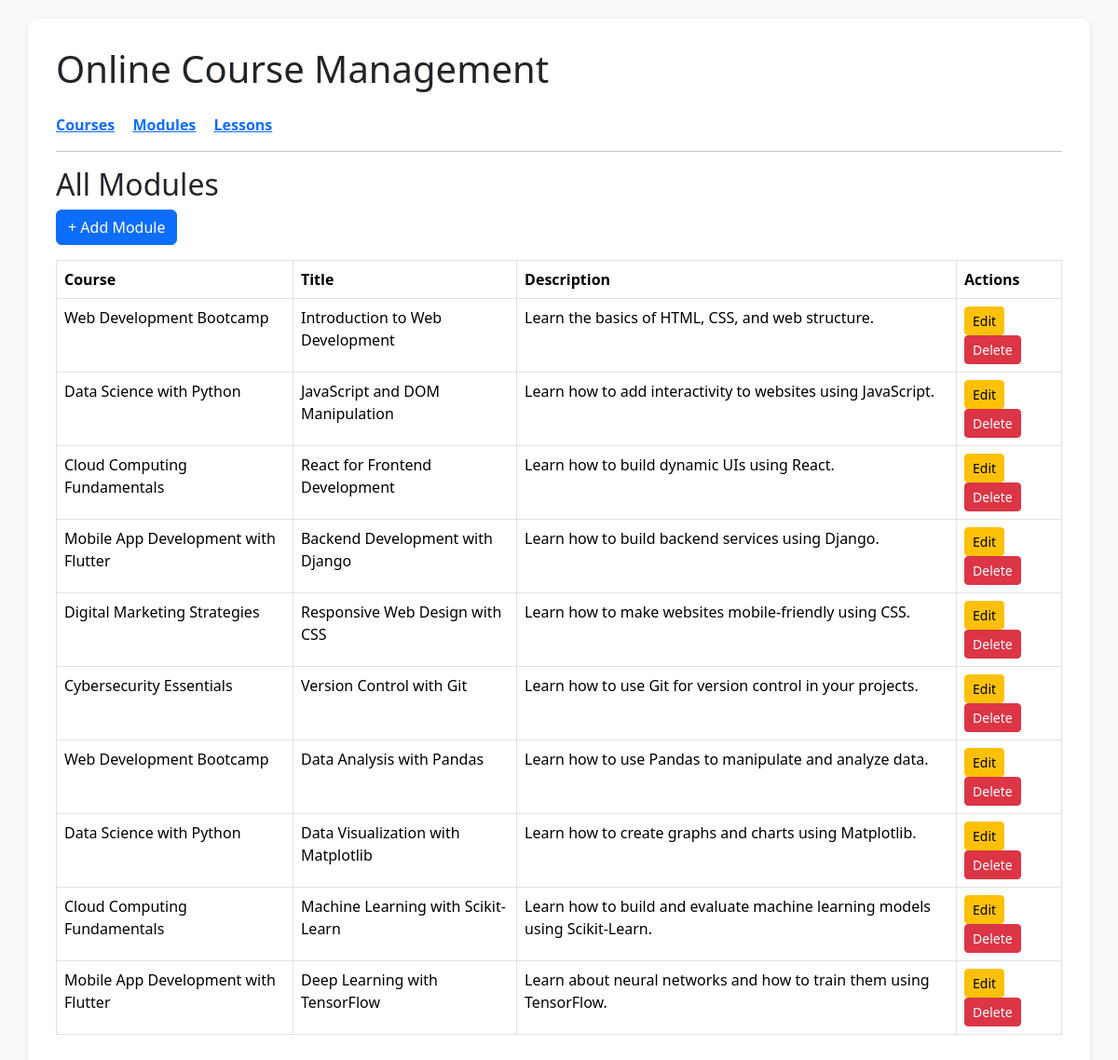
The app's page /modules/ with its own data.
### core/models.py (models this page shows, shortened)
class Course(models.Model):
    id = models.UUIDField(primary_key=True, default=uuid.uuid4, editable=False)
    name = models.CharField(max_length=200)
    description = models.TextField()
    duration = models.CharField(max_length=100)
    created_at = models.DateTimeField(auto_now_add=True)

class Module(models.Model):
    id = models.UUIDField(primary_key=True, default=uuid.uuid4, editable=False)
    course = models.ForeignKey(Course, on_delete=models.CASCADE , related_name='modules')
    title = models.CharField(max_length=200)
    description = models.TextField()
    sequence_order = models.PositiveBigIntegerField()

### core/views.py (the view)
# urls.py: path('modules/', ModuleListView.as_view(), name='module-list'),
class ModuleListView(ListView):
    model = Module
    template_name = 'core/module_list.html'
    context_object_name = 'modules'
    def get_context_data(self, **kwargs):
        context = super().get_context_data(**kwargs)
        page = self.request.GET.get('page', 1)
        per_page = 10
        module_data = ModuleService.get_all(page, per_page)
        context['modules'] = module_data['data']  # This will now include course_name due to the serializer
        return context

### core/services.py (called while the page is built)
    @staticmethod
    def get_all(page=1, per_page=10):
        queryset = Module.objects.select_related('course').all()
        paginator = Paginator(queryset, per_page)
        paginated_qs = paginator.get_page(page)
        return {
            'data': ModuleSerializer(paginated_qs, many=True).data,
            'total_pages': paginator.num_pages,
            'current_page': page
        }

### core/templates/core/module_list.html (shortened to what this page needs)
{% extends 'core/base.html' %}
{% block content %}
<h2>All Modules</h2>
<a class="btn btn-primary mb-3" href="{% url 'module-create' %}">+ Add Module</a>
<table class="table table-bordered">
    <thead>
        <tr>
            <th>Course</th>
            <th>Title</th>
            <th>Description</th>
            <th>Actions</th>
        </tr>
    </thead>
    <tbody>
        {% for module in modules %}
        <tr>
            <td>{{ module.course_name }}</td>
            <td>{{ module.title }}</td>
            <td>{{ module.description }}</td>
            <td>
                <a class="btn btn-warning btn-sm" href="{% url 'module-update' module.id %}">Edit</a>
                <a class="btn btn-danger btn-sm" href="{% url 'module-delete' module.id %}">Delete</a>
            </td>
        </tr>
        {% empty %}
        <tr><td colspan="4" class="text-center">No modules found.</td></tr>
        {% endfor %}
    </tbody>
</table>
{% endblock %}

### core/templates/core/base.html (style rules this page uses)
body { padding: 20px; background: #f8f9fa; }

### records on screen
Course: course_name "Web Development Bootcamp" "Web Development Bootcamp"
Module: title "Introduction to Web Development", description "Learn the basics of HTML, CSS, and web structure."
Course: course_name "Data Science with Python" "Data Science with Python"
Module: title "JavaScript and DOM Manipulation", description "Learn how to add interactivity to websites using JavaScript."
Course: course_name "Cloud Computing Fundamentals" "Cloud Computing Fundamentals"
Module: title "React for Frontend Development", description "Learn how to build dynamic UIs using React."
Course: course_name "Mobile App Development with Flutter" "Mobile App Development with Flutter"
Module: title "Backend Development with Django", description "Learn how to build backend services using Django."
Course: course_name "Digital Marketing Strategies"
Module: title "Responsive Web Design with CSS", description "Learn how to make websites mobile-friendly using CSS."
Course: course_name "Cybersecurity Essentials"
Module: title "Version Control with Git", description "Learn how to use Git for version control in your projects."
Module: title "Data Analysis with Pandas", description "Learn how to use Pandas to manipulate and analyze data."
Module: title "Data Visualization with Matplotlib", description "Learn how to create graphs and charts using Matplotlib."
Module: title "Machine Learning with Scikit-Learn", description "Learn how to build and evaluate machine learning models using Scikit-Learn."
Module: title "Deep Learning with TensorFlow", description "Learn about neural networks and how to train them using TensorFlow."
